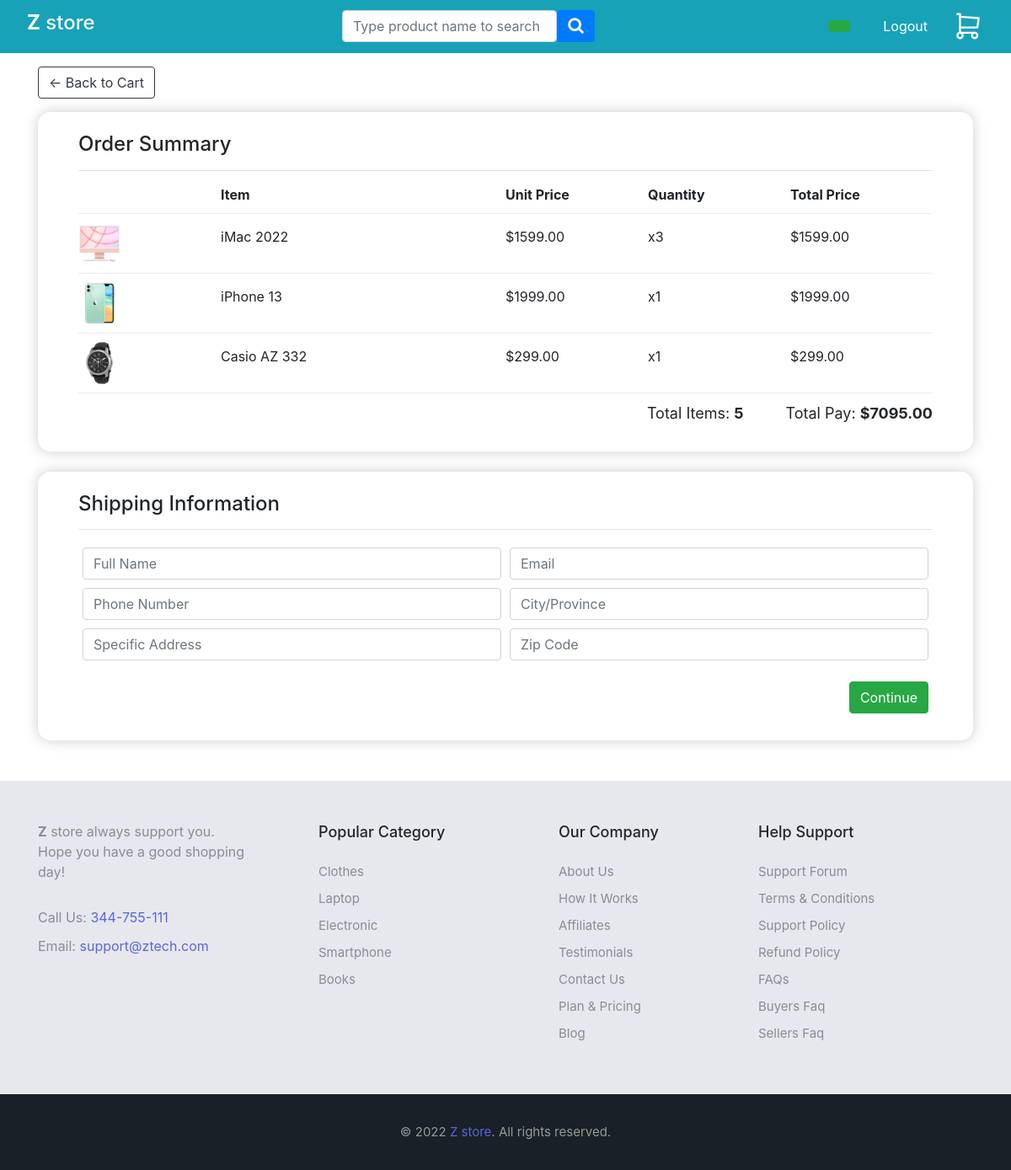
Screenshot of /checkout/ (signed in) with the database file from the repository.
### store/models.py (models this page shows, shortened)
class OrderItem(models.Model):
    product = models.ForeignKey(Product, on_delete=models.SET_NULL, null=True)
    order = models.ForeignKey(Order, on_delete=models.SET_NULL, null=True)
    quantity = models.IntegerField(default=0, null=True, blank=True)
    date_added = models.DateTimeField(auto_now_add=True)
    @property
    def get_total(self):
        total = self.product.price * self.quantity
        return total

class Product(models.Model):
    name = models.CharField(max_length=200)
    price = models.FloatField()
    digital = models.BooleanField(default=False, null=True, blank=True)
    image = models.ImageField(null=True, blank=True, default='placeholder.png')
    is_published = models.BooleanField(default=True)
    created_at = models.DateTimeField(default=datetime.now, blank=True)
    category = models.ForeignKey(
        Category, on_delete=models.CASCADE, default=False, null=True)
    description = models.TextField(
        default="This is a product description", null=True, blank=True)

class Order(models.Model):
    user = models.ForeignKey(
        User, on_delete=models.SET_NULL, null=True, blank=True)
    date_ordered = models.DateTimeField(auto_now_add=True)
    complete = models.BooleanField(default=False)
    transaction_id = models.CharField(max_length=100, null=True)
    @property
    def get_cart_total(self):
        orderItems = self.orderitem_set.all()
        total = sum([item.get_total for item in orderItems])
        return total
    def get_cart_items(self):
        orderItems = self.orderitem_set.all()
        total = sum([item.quantity for item in orderItems])
        return total

### store/views.py (the view)
# urls.py: path('checkout/', views.checkout, name='checkout'),
def checkout(request):
    if request.user.is_authenticated:
        user = request.user
        order, created = Order.objects.get_or_create(
            user=user, complete=False)
        items = order.orderitem_set.all()
    else:
        items = []
        order = {"get_cart_total": 0, "get_cart_items": 0}
    context = {'items': items, 'order': order}
    return render(request, 'store/checkout.html', context)

### store/templates/store/checkout.html (shortened to what this page needs)
{% extends 'store/main.html' %}
{% load static %}
{% block content %}
<a class="btn btn-outline-dark  my-3" href="{% url 'cart'%}">
    &#x2190; Back to Cart
</a>
<div class="mb-5">
    <div class="box-element px-5 py-4" style="border-radius: 15px;">
        <h4>Order Summary</h4>
        <hr>
        <div class="cart-row">
            <div style="flex: 1"></div>
            <div style="flex: 2"><strong>Item</strong></div>
            <div style="flex: 1"><strong>Unit Price</strong></div>
            <div style="flex: 1"><strong>Quantity</strong></div>
            <div style="flex: 1"><strong>Total Price</strong></div>
        </div>
        {% for item in items %}
        <div class="cart-row" style="align-items: center;">
            <div style="flex:1"><img src="{{item.product.image.url}}" style="width: 50px;" alt=""></div>
            <div style="flex:2">
                <p>{{item.product.name}}</p>
            </div>
            <div style="flex:1 ">
                <p>${{item.product.price|floatformat:2}}</p>
            </div>
            <div style="flex:1 ">
                <p>x{{item.quantity}}</p>
            </div>
            <div style="flex:1">
                <p>${{item.product.price|floatformat:2}}</p>
            </div>
        </div>
        {% endfor %}
        <div style="display: flex; justify-content: flex-end;">
            <label style="font-size: 18px; margin-right: 50px;">Total Items:
                <strong>{{order.get_cart_items}}</strong></label>
            <label style="font-size: 18px;">Total Pay:
                <strong>${{order.get_cart_total|floatformat:2}}</strong></label>
        </div>
    </div>
    <br>
    <div id="form-wrapper" class="box-element px-5 pt-4 pb-2" style="border-radius: 15px;">
        <form id="form">
            <div id="shipping-info">
                <h4>Shipping Information</h4>
                <hr>
                <div style="display: grid; grid-template-columns: auto auto;">
                    <div style="display: inline-block; padding: 5px;">
                        <input required type="text" class="form-control" name="name" placeholder="Full Name">
                    </div>
                    <div style="display: inline-block; padding: 5px;">
                        <input required type="email" class="form-control" name="email" placeholder="Email">
                    </div>
                    <div style="display: inline-block; padding: 5px;">
                        <input required type="text" class="form-control" name="phone" placeholder="Phone Number">
                    </div>
                    <div style="display: inline-block; padding: 5px;">
                        <input required type="text" class="form-control" name="city" placeholder="City/Province">
                    </div>
                    <div style="display: inline-block; padding: 5px;">
                        <input required type="text" class="form-control" name="address" placeholder="Specific Address">
                    </div>
                    <div style="display: inline-block; padding: 5px;">
                        <input required type="text" class="form-control" name="zipcode" placeholder="Zip Code">
                    </div>
                </div>
            </div>
            <div class="d-flex justify-content-end" style="margin-right: 5px; margin-top: 20px;">
                <button class="btn btn-success" type="submit">Continue</button>
            </div>
        </form>
        <br>
    </div>
</div>
{% endblock content %}

### static/css/main.css (style rules this page uses)
body { background-color: hsl(0, 0%, 98%); }
h1,h2,h3,h4,h5,h6 { color:hsl(0, 0%, 30%); }
.box-element { box-shadow:hsl(0, 0%, 80%) 0 0 16px; background-color: #fff; border-radius: 4px; padding: 10px; }
.btn { border-radius: 0; }
.cart-row { display: flex; align-items: flex-stretch; padding-bottom: 10px; margin-bottom: 10px; border-bottom: 1px solid #ececec; }

### rows the page displays
OrderItem: product.image (picture), product.name "iMac 2022", product.price "1599.00", quantity "3"
OrderItem: product.image (picture), product.name "iPhone 13", product.price "1999.00", quantity "1"
OrderItem: product.image (picture), product.name "Casio AZ 332", product.price "299.00", quantity "1"
Order: get_cart_items "5", get_cart_total "7095.00"
